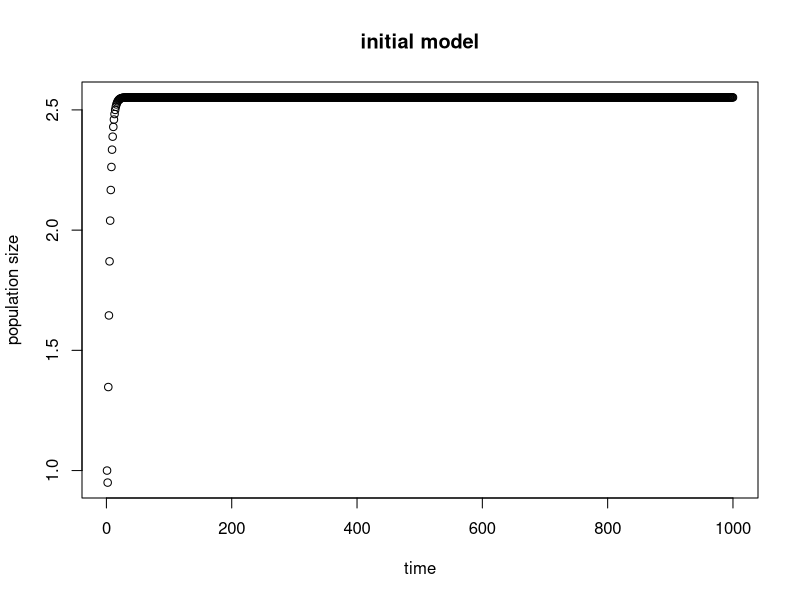
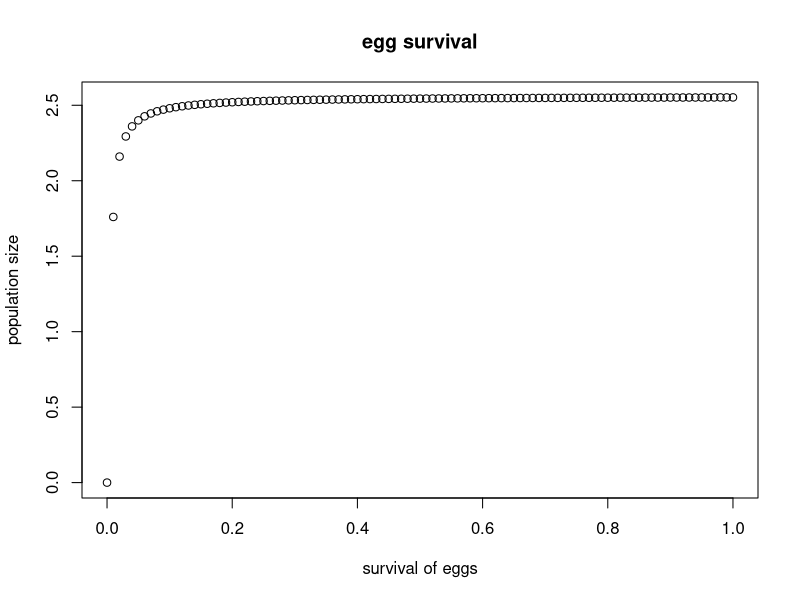
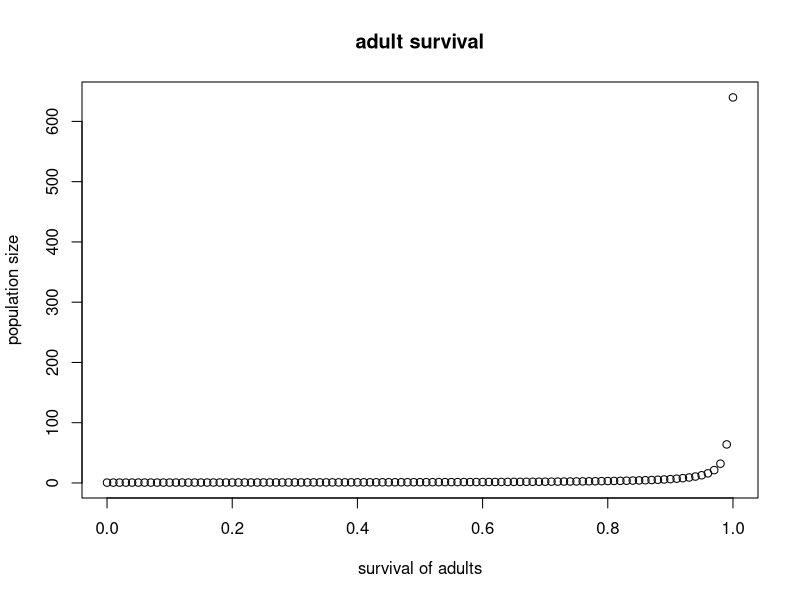

Here is the R script that generated these plots, in order:
## ---- chunk 1
phi = 5000
se = .6
sm = .2
sj = .2
sa = .75
stmax = .8
p = .5
d = .05
gamma = 1
tmax = 200


N <- matrix(nrow=2,ncol=tmax)
N[,1] <- 1


for(t in 2:tmax){
tt = N[2,t-1] * p * phi * se
st = (stmax)/((1+d*tt)^gamma)
ft = p * phi * se * st * sm
mat <- matrix(c(0,sj,ft,sa),ncol=2, nrow=2)
newN <- mat %*% N[,t-1]
N[,t] <- newN
}


####

## Sensativity

####


phi = 5000
se = .6
sm = .2
sj = .2
sa = seq(0,1,by=.01)
stmax = .8
p = .5
d = .05
gamma = 1
tmax = 1000

mat <- matrix(c(0,sj,ft,sa),ncol=2, nrow=2)

N <- matrix(nrow=2,ncol=tmax)
N[,1] <- 1

savad <- matrix(ncol=2, nrow=length(sa))
savad[,1] <- sa

for(i in 1:length(sa)){
	for(t in 2:tmax){
		tt = N[2,t-1] * p * phi * se
		st = (stmax)/((1+d*tt)^gamma)
		ft = p * phi * se * st * sm
		mat <- matrix(c(0,sj,ft,sa[i]),ncol=2, nrow=2)
		newN <- mat %*% N[,t-1]
		N[,t] <- newN
	}
savad[i,2] <- newN[2,]
}




###

## egg survival

###


phi = 5000
se = seq(0,1,by=.01)
sm = .2
sj = .2
sa = .75
stmax = .8
p = .5
d = .05
gamma = 1
tmax = 1000

mat <- matrix(c(0,sj,ft,sa),ncol=2, nrow=2)

N <- matrix(nrow=2,ncol=tmax)
N[,1] <- 1

savegg <- matrix(ncol=2, nrow=length(se))
savegg[,1] <- se

for(i in 1:length(se)){
	for(t in 2:tmax){
		tt = N[2,t-1] * p * phi * se[i]
		st = (stmax)/((1+d*tt)^gamma)
		ft = p * phi * se[i] * st * sm
		mat <- matrix(c(0,sj,ft,sa),ncol=2, nrow=2)
		newN <- mat %*% N[,t-1]
		N[,t] <- newN
	}
savegg[i,2] <- newN[2,]
}



###

## plots

###

## ---- chunk 2
plot(seq(1:tmax), N[2,], main="initial model", xlab="time", ylab="population size")
## ---- chunk 3
plot(savegg, main="egg survival", xlab="survival of eggs", ylab="population size")
## ---- chunk 4
plot(savad, main="adult survival", xlab="survival of adults", ylab="population size")

